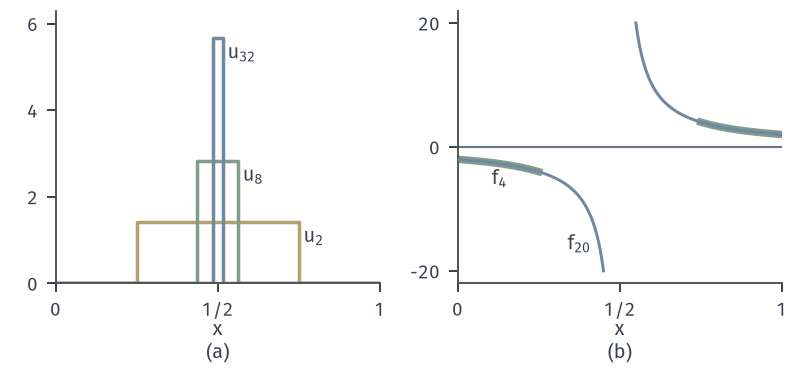

Recreate this plot in Python.
from pathlib import Path
import sys
ROOT = next(p for p in Path(__file__).resolve().parents if (p/"build.sh").is_file() and (p/"tex/book.tex").is_file())
sys.path.insert(0, str(ROOT/"figures/00-shared/mathematical-preliminaries-upper/00-shared/comprehension-figures"))
from support import figure, save, BLUE, GREEN, YELLOW, RED, PURPLE, INK, MUTED, GRID, BLUE_FILL, GREEN_FILL, YELLOW_FILL, RED_FILL, PURPLE_FILL
import numpy as np

def panel_labels(fig, axes, y=.015):
    for ax, s in zip(axes, "(a) (b) (c)".split()):
        q = ax.get_position(); fig.text((q.x0+q.x1)/2, y, s, ha="center", va="bottom")

# (a) unit spikes u_n = sqrt(n) 1_{|x-1/2|<1/(2n)}; (b) truncated solutions f_n=g_n/(x-1/2), g_n=1_{|x-1/2|>1/n}.
fig, axes = figure(width_mm=112, height_mm=52, ncols=2)
fig.set_layout_engine(None)
fig.subplots_adjust(left=.07, right=.985, top=.97, bottom=.23, wspace=.24)
ax = axes[0]
for n, c in ((2, YELLOW), (8, GREEN), (32, BLUE)):
    h = 1/(2*n); xs = [0, .5-h, .5-h, .5+h, .5+h, 1]; ys = [0, 0, n**.5, n**.5, 0, 0]
    ax.plot(xs, ys, color=c, lw=1.4)
    ax.text(.5+h+.015, n**.5-.1, f'$u_{{{n}}}$', ha='left', va='top')
ax.set_xlim(0, 1); ax.set_ylim(0, 6.3); ax.set_xticks([0, .5, 1]); ax.set_xticklabels(['0', '1/2', '1']); ax.set_yticks([0, 2, 4, 6]); ax.set_xlabel('$x$', labelpad=0)
ax = axes[1]
ax.axhline(0, color=MUTED, lw=.85)
for n, c in ((20, BLUE), (4, GREEN)):
    for lo, hi in ((0, .5-1/n), (.5+1/n, 1)):
        x = np.linspace(lo, hi, 400); ax.plot(x, 1/(x-.5), color=c, lw=(1.2 if n == 20 else 3.0), zorder=(3 if n == 20 else 2))
ax.text(.13, -6, '$f_4$', ha='center'); ax.text(.41, -16.5, '$f_{20}$', ha='right')
ax.set_xlim(0, 1); ax.set_ylim(-22, 22); ax.set_xticks([0, .5, 1]); ax.set_xticklabels(['0', '1/2', '1']); ax.set_yticks([-20, 0, 20]); ax.set_xlabel('$x$', labelpad=0)
panel_labels(fig, axes)
for n in (4, 10, 20, 100, 1000): print(n, (2/n)**.5, (2*n-4)**.5)
save(fig, Path(__file__).resolve().parent, 'figure', {'formula': 'u_n=sqrt(n)*indicator(|x-1/2|<1/(2n)); f_n=indicator(|x-1/2|>1/n)/(x-1/2)'})
